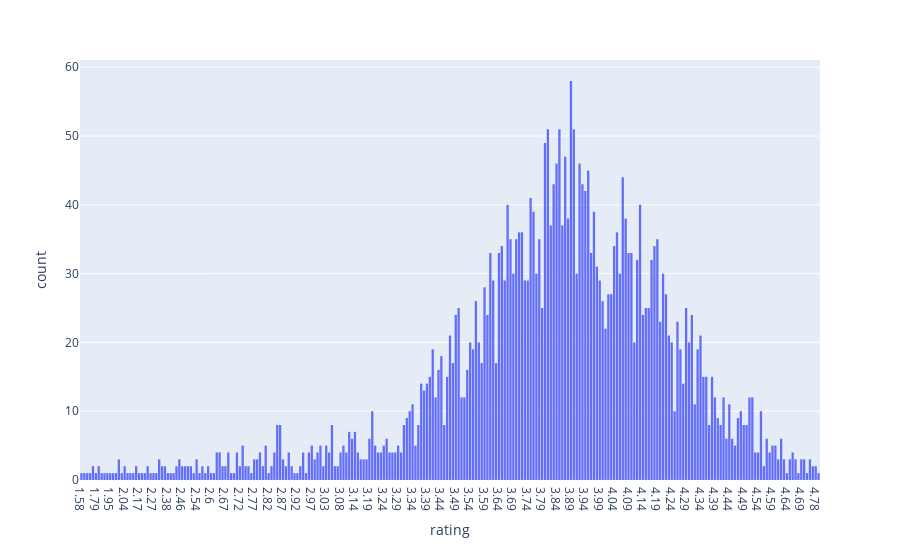

Notebook code for this chart:
### Code cell
hist_df = results_df.sort_values("rating")
fig = px.histogram(hist_df, x="rating", nbins=15)
fig.show()

### Figure 1 — Plotly figure (JSON) as saved in the notebook; plotly's stock layout.template omitted (floating-point values rounded to 4 significant figures; data arrays with more than 128 entries replaced by an {"elided": "..."} marker saying what was removed)
{"data": [{"alignmentgroup": "True", "bingroup": "x", "hovertemplate": "rating=%{x}<br>count=%{y}<extra></extra>", "legendgroup": "", "marker": {"color": "#636efa", "pattern": {"shape": ""}}, "name": "", "nbinsx": 15, "offsetgroup": "", "orientation": "v", "showlegend": false, "type": "histogram", "x": {"elided": "3435 str values"}, "xaxis": "x", "yaxis": "y"}], "layout": {"barmode": "relative", "legend": {"tracegroupgap": 0}, "margin": {"t": 60}, "xaxis": {"anchor": "y", "domain": [0, 1], "title": {"text": "rating"}}, "yaxis": {"anchor": "x", "domain": [0, 1], "title": {"text": "count"}}}}
